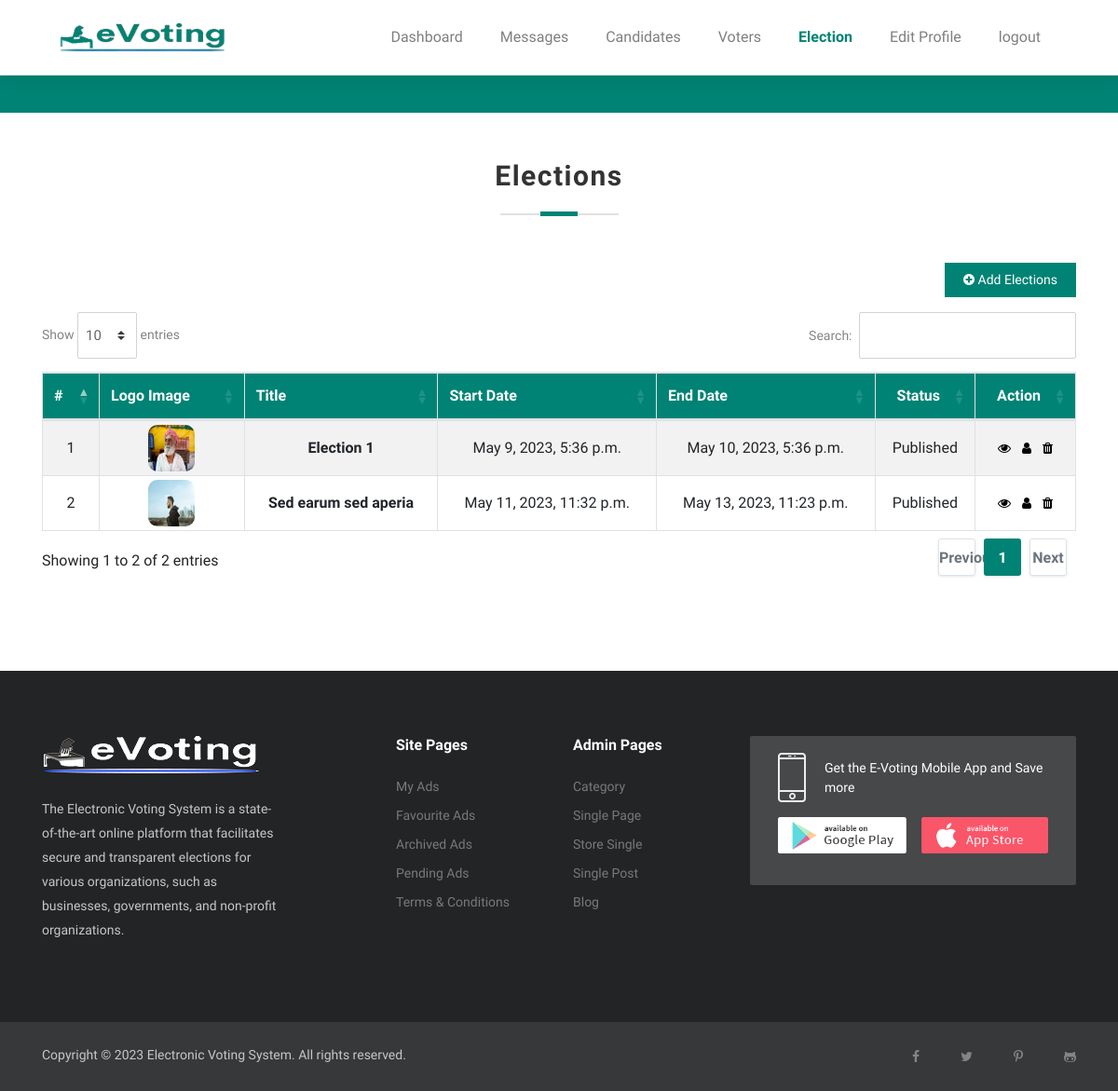
Page /elections/list-elections (signed in) on the committed database.
### elections/models.py (models this page shows)
class elections(models.Model):
    unique_id = models.AutoField(primary_key=True, null=False)
    election_officers=models.ForeignKey(user_registration, on_delete=models.CASCADE, related_name='election_officers_conn')
    title = models.CharField(max_length=500, blank=False)
    description = models.TextField(blank=False)
    logo_image = models.ImageField(upload_to='election_officers/', null=True, blank=True)
    election_start_date_time = models.DateTimeField(blank=False,default=timezone.now)
    election_end_date_time = models.DateTimeField(blank=False,default=timezone.now)
    STATUS_CHOICES = [
        ('published', 'Published'),
        ('ready','Ready'),
        ('completed','Completed'),
        ('pending', 'Pending'),
        ('active', 'Active'),
    ]
    status = models.CharField(max_length=15, choices=STATUS_CHOICES, default="pending")
    date_added=models.DateTimeField(auto_now_add=True)
    date_updated = models.DateTimeField(auto_now=True)

### elections/views.py (the view)
# urls.py: path('list-elections', views.list_elections, name='list_elections'),
def list_elections(request):
    context = { 'list_electiondata': elections.objects.filter(election_officers_id=request.session['user_id']) }
    return render(request, 'elections/list-elections.html', context)

### templates/elections/list-elections.html (shortened to what this page needs)
{% extends 'layout.html' %}
{% load static %}
{% block css %}
<link href="{% static 'plugins/datatables/datatables.min.css' %}" rel="stylesheet"/>
{% endblock %}
{% block content %}
<section class="page-title">
</section>
<section class="dashboard section">
	<div class="container">
    <div class="row">
      <div class="col-md-12">
        <div class="section-title">
          <h2>Elections</h2>
        </div>
      </div>
    </div>
        <div class="row">
          <div class="col-md-12">
            <ul class="navbar-nav ml-auto mt-10 pull-right">
              <li class="nav-item">
                <a class="nav-link text-white add-button" href="{% url 'elections:add_elections' %}"><i class="fa fa-plus-circle"></i> Add Elections</a>
              </li>
            </ul>
          </div>
            </div>
		<div class="row pt-3">
			<div class="col-lg-12">
                {% if list_electiondata %}
                <table class="table table-bordered bordered table-striped table-condensed datatable custom-table" id="example" >
                    <thead>
                      <tr>
                        <th>#</th>
                        <th>Logo Image</th>
                        <th>Title</th>
                        <th>Start Date</th>
                        <th>End Date</th>
                        <th class="text-center">Status</th>
                        <th class="text-center">Action</th>
                      </tr>
                    </thead>
                    <tbody>
                        {% for row in list_electiondata %}
                      <tr>
                        <td>{{ forloop.counter }}</td>
                        <td class="product-thumb">
                        {% if row.logo_image %}
                          <img src="{{ row.logo_image.url }}" height="50" alt="image description" class="avatar-2">
                        {% else %}
                        <img src="" height="50" alt="image description" class="avatar-2">
                        {% endif %}
                        </td>
                        <td class="product-details">
                          <span class="add-id"><strong>{{ row.title }}</strong></span>  <br />
                        </td>
                        <td class="product-category"><span class="categories">{{ row.election_start_date_time }}</span></td>
                        <td class="product-category"><span class="categories">{{ row.election_end_date_time }}</span></td>
                        <td class="product-category"><span class="categories"><span class="status active" style="text-transform: capitalize;">{{ row.status }}</span></span></td>
                        <td class="action" data-title="Action">
                          <div class="">
                            <ul class="list-inline justify-content-center">
                              <li class="list-inline-item">
                                <a data-toggle="tooltip" data-placement="top" title="view" class="view" href="{% url 'elections:edit_elections' id=row.unique_id %}">
                                  <i class="fa fa-eye"></i>
                                </a>
                              </li>
                              <li class="list-inline-item">
                                <a data-toggle="tooltip" data-placement="top" title="Add Candidates" class="view" href="{% url 'elections:list_election_candidates' id=row.unique_id %}">
                                  <i class="fa fa-user"></i>
                                </a>
                              </li>
                              <li class="list-inline-item">
                                <a onclick="return confirm('Are you sure you want to delete this item?');" class="delete" data-toggle="tooltip" data-placement="top" title="Delete" href="{% url 'elections:delete_election' id=row.unique_id %}" >
                                  <i class="fa fa-trash"></i>
                                </a>
                              </li>
                            </ul>
                          </div>
                        </td>
                      </tr>
                      {% endfor %}
                    </tbody>
                  </table>
                  {% else %}
                  <p><b>No elections found.</b></p>
                  {% endif %}
			</div>
		</div>
	</div>
</section>
{% endblock %}

### static/css/style.css (style rules this page uses)
body { line-height: 1.5; font-family: "Muli", sans-serif; }
p, li, input, select, button { font-family: "Muli", sans-serif; color: #666; font-size: 14px; font-weight: 400; }
h1, h2, h3, h4, h5, h6 { font-family: "Muli", sans-serif; font-weight: 600; color: #333; }
h2 { font-size: 25px; }
ol, ul { margin: 0; padding: 0; list-style: none; }
a { transition: all 0.3s ease-in 0s; color: #000; }
.section { padding: 100px 0; }
.section-title { position: relative; margin-bottom: 75px; text-align: center; }
.section-title h2 { font-size: 30px; letter-spacing: 0.05em; text-align: center; }
.section-title h2:before { content: " "; display: block; margin: 0 auto; position: absolute; bottom: -24px; left: 0; right: 0; width: 127px; height: 2px; background-color: #e0e0e0; }
.section-title h2:after { content: " "; display: block; margin: 0 auto; position: absolute; bottom: -25px; left: 0; right: 0; width: 40px; height: 5px; background-color: #008374; }
.user-profile, .dashboard { padding-top: 50px; }
.page-title { background: #008374; padding: 35px 0; }
.add-button { background: #008374; color: #fff; padding: 8px 20px !important; display: inline-block; }
.page-title { padding: 20px 0 !important; margin-top: 81px; }
table.custom-table tr th { background:#008374; color:white; text-align:left; vertical-align:center; }
table.custom-table tr td { text-align: center !important; vertical-align: middle !important; padding: 0.25rem !important; }
.avatar-2 { vertical-align: middle; width: 50px; height: 50px; border-radius: 20%; }

### rows in the picture
elections: logo_image (picture), title "Election 1", election_start_date_time "May 9, 2023, 5:36 p.m.", election_end_date_time "May 10, 2023, 5:36 p.m.", status "Published"
elections: logo_image (picture), title "Sed earum sed aperia", election_start_date_time "May 11, 2023, 11:32 p.m.", election_end_date_time "May 13, 2023, 11:23 p.m.", status "Published"
